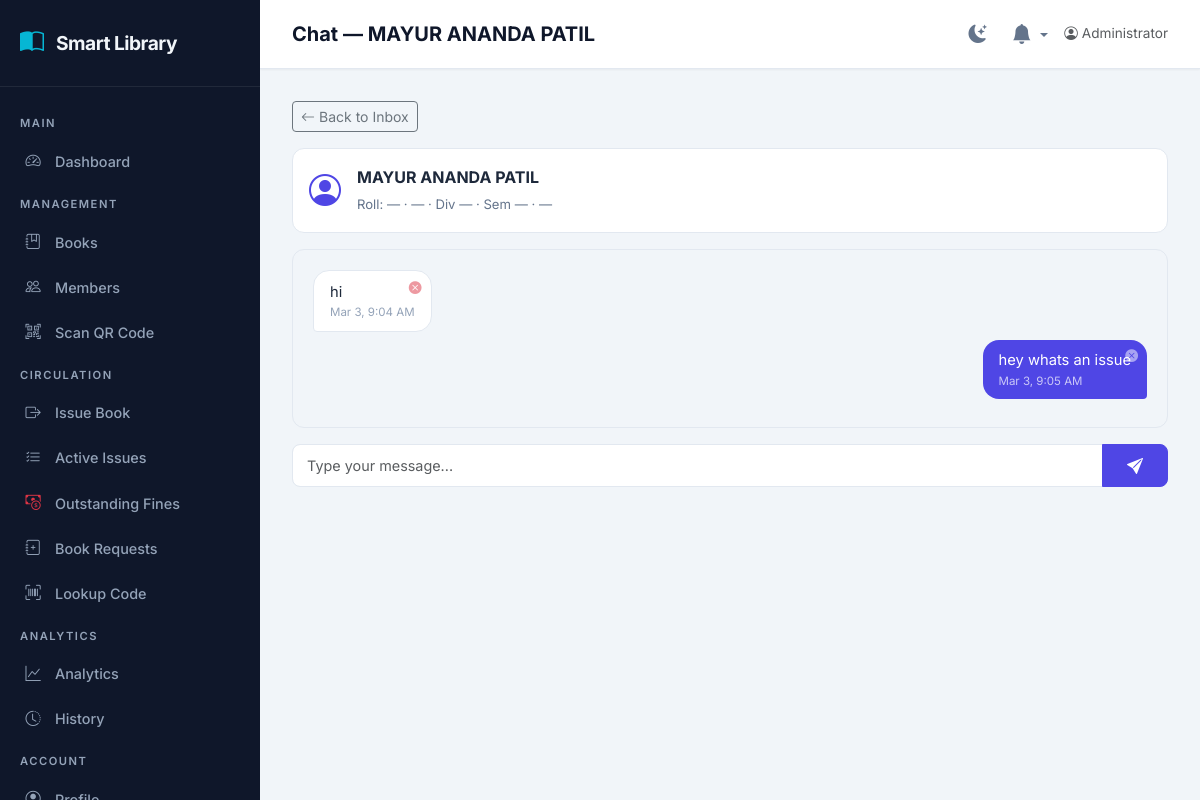
The page /admin/chat/2 (signed in) on the database its author committed.
### app/models.py (models this page shows, shortened)
class User(UserMixin, db.Model):
    __tablename__ = 'users'
    id = db.Column(db.Integer, primary_key=True)
    name = db.Column(db.String(120), nullable=False)
    email = db.Column(db.String(120), unique=True, nullable=False, index=True)
    password_hash = db.Column(db.String(256), nullable=False)
    role = db.Column(db.String(20), nullable=False, default='user', index=True)
    status = db.Column(db.String(20), nullable=False, default='active', index=True)
    created_at = db.Column(db.DateTime, nullable=False, default=datetime.utcnow)
    last_active_at = db.Column(db.DateTime, nullable=True)
    roll_number = db.Column(db.String(50), nullable=True, index=True)
    phone = db.Column(db.String(20), nullable=True)
    division = db.Column(db.String(20), nullable=True)
    department = db.Column(db.String(100), nullable=True)
    semester = db.Column(db.Integer, nullable=True)
    issued_books = db.relationship('IssuedBook', backref='user', lazy='dynamic')
    saved_books = db.relationship('SavedBook', backref='user', lazy='dynamic', cascade='all, delete-orphan')
    reviews = db.relationship('Review', backref='user', lazy='dynamic', cascade='all, delete-orphan')
    book_requests = db.relationship('BookRequest', backref='requester', lazy='dynamic', cascade='all, delete-orphan')
    @property
    def is_admin(self):
        return self.role and self.role.strip().lower() == 'admin'

class Message(db.Model):
    __tablename__ = 'messages'
    id = db.Column(db.Integer, primary_key=True)
    sender_id = db.Column(db.Integer, db.ForeignKey('users.id'), nullable=False, index=True)
    receiver_id = db.Column(db.Integer, db.ForeignKey('users.id'), nullable=False, index=True)
    content = db.Column(db.Text, nullable=False)
    is_read = db.Column(db.Boolean, default=False, index=True)
    created_at = db.Column(db.DateTime, nullable=False, default=datetime.utcnow)
    sender = db.relationship('User', foreign_keys=[sender_id], backref='sent_messages')
    receiver = db.relationship('User', foreign_keys=[receiver_id], backref='received_messages')

### app/routes/admin.py (the view, shortened to what this page needs)
@admin_bp.route('/chat/<int:student_id>', methods=['GET', 'POST'])
@admin_required
def chat_with_student(student_id):
    from flask_login import current_user
    from flask import jsonify
    from sqlalchemy import or_, and_
    student = User.query.get_or_404(student_id)
    if student.role != 'user':
        flash('Invalid student.', 'danger')
        return redirect(url_for('admin.chat_inbox'))
    Message.query.filter_by(
        sender_id=student_id, receiver_id=current_user.id, is_read=False
    ).update({'is_read': True})
    db.session.commit()
    messages = Message.query.filter(
        or_(
            and_(Message.sender_id == current_user.id, Message.receiver_id == student_id),
            and_(Message.sender_id == student_id, Message.receiver_id == current_user.id),
        )
    ).order_by(Message.created_at.asc()).all()
    return render_template('admin/chat.html', student=student, messages=messages)

### app/models.py (called while the page is built)
@login_manager.user_loader
def load_user(user_id):
    return User.query.get(int(user_id))

### app/routes/admin.py (called while the page is built)
@admin_bp.before_request
@login_required
def before_request():
    from datetime import datetime
    if current_user.is_authenticated:
        current_user.last_active_at = datetime.utcnow()
        db.session.commit()

### app/templates/admin/chat.html (shortened to what this page needs)
{% extends "admin/layout.html" %}
{% block page_title %}Chat — {{ student.name }}{% endblock %}
{% block content %}
<a href="{{ url_for('admin.chat_inbox') }}" class="btn btn-outline-secondary btn-sm mb-3">
    <i class="bi bi-arrow-left me-1"></i>Back to Inbox
</a>
<div class="d-flex align-items-center gap-3 mb-3 p-3"
    style="background:var(--bg-card); border-radius:var(--radius); border:1px solid var(--border-color);">
    <i class="bi bi-person-circle" style="font-size:2rem; color:var(--primary);"></i>
    <div>
        <strong>{{ student.name }}</strong><br>
        <span style="font-size:.82rem; color:var(--text-secondary);">
            Roll: {{ student.roll_number or '—' }} · {{ student.department or '—' }} · Div {{ student.division or '—' }}
            · Sem {{ student.semester or '—' }} · {{ student.phone or '—' }}
        </span>
    </div>
</div>
<div class="chat-container" id="chatBox">
    {% if messages %}
    {% for msg in messages %}
    <div
        class="d-flex flex-column {{ 'align-items-end' if msg.sender_id == current_user.id else 'align-items-start' }}">
        <div class="chat-bubble {{ 'sent' if msg.sender_id == current_user.id else 'received' }} position-relative">
            <form action="{{ url_for('user.delete_message', message_id=msg.id) }}" method="POST" class="delete-form" onsubmit="return confirm('Delete this message?');">
                <button type="submit" class="btn btn-link p-0 {{ 'text-white' if msg.sender_id == current_user.id else 'text-danger' }} opacity-50 hover-opacity-100 delete-btn" style="position: absolute; top: 2px; right: 8px;">
                    <i class="bi bi-x-circle-fill" style="font-size: 0.8rem;"></i>
                </button>
            </form>
            {{ msg.content }}
            <div class="chat-time"><span class="local-time" data-utc="{{ msg.created_at.isoformat() }}Z"></span></div>
        </div>
    </div>
    {% endfor %}
    {% else %}
    <div class="text-center text-muted py-4">
        <i class="bi bi-chat-dots d-block" style="font-size:2rem;"></i>
        <p class="mt-2 mb-0">No messages yet. Start the conversation!</p>
    </div>
    {% endif %}
</div>
<form method="POST" class="mt-3">
    <div class="input-group">
        <input type="text" class="form-control form-control-lg" name="message" placeholder="Type your message..."
            autocomplete="off" required autofocus>
        <button type="submit" class="btn btn-primary px-4">
            <i class="bi bi-send-fill"></i>
        </button>
    </div>
</form>
{% endblock %}

### app/templates/admin/layout.html (shortened to what this page needs)
{% extends "base.html" %}
{% block body %}
<div class="admin-wrapper">
    <aside class="sidebar" id="sidebar">
        <div class="sidebar-brand">
            <i class="bi bi-book-half"></i>
            <span>Smart Library</span>
        </div>
        <ul class="sidebar-nav">
            <li class="nav-section">Main</li>
            <li class="nav-item">
                <a href="{{ url_for('admin.dashboard') }}"><i class="bi bi-speedometer2"></i> Dashboard</a>
            </li>
            <li class="nav-section">Management</li>
            <li class="nav-item">
                <a href="{{ url_for('admin.books') }}"><i class="bi bi-journal-bookmark"></i> Books</a>
            </li>
            <li class="nav-item">
                <a href="{{ url_for('admin.users') }}"><i class="bi bi-people"></i> Members</a>
            </li>
            <li class="nav-item">
                <a href="{{ url_for('admin.scan_book') }}"><i class="bi bi-qr-code-scan"></i> Scan QR Code</a>
            </li>
            <li class="nav-section">Circulation</li>
            <li class="nav-item">
                <a href="{{ url_for('admin.issue_book') }}"><i class="bi bi-box-arrow-right"></i> Issue Book</a>
            </li>
            <li class="nav-item">
                <a href="{{ url_for('admin.issued_books') }}"><i class="bi bi-list-check"></i> Active Issues</a>
            </li>
            <li class="nav-item">
                <a class="nav-link {{ 'active' if request.endpoint == 'admin.fines' else '' }}"
                    href="{{ url_for('admin.fines') }}"><i class="bi bi-cash-coin text-danger"></i> Outstanding
                    Fines</a>
            </li>
            <li class="nav-item">
                <a class="nav-link {{ 'active' if request.endpoint == 'admin.book_requests' else '' }}"
                    href="{{ url_for('admin.book_requests') }}"><i class="bi bi-journal-plus"></i> Book Requests</a>
            </li>
            <li class="nav-item">
                <a class="nav-link {{ 'active' if request.endpoint == 'admin.lookup_code' else '' }}"
                    href="{{ url_for('admin.lookup_code') }}"><i class="bi bi-upc-scan"></i> Lookup Code</a>
            </li>
            <li class="nav-section">Analytics</li>
            <li class="nav-item">
                <a href="{{ url_for('admin.reports') }}"><i class="bi bi-graph-up"></i> Analytics</a>
            </li>
            <li class="nav-item">
                <a href="{{ url_for('admin.history') }}"><i class="bi bi-clock-history"></i> History</a>
            </li>
            <li class="nav-section">Account</li>
            <li class="nav-item">
                <a href="{{ url_for('admin.admin_profile') }}"><i class="bi bi-person-circle"></i> Profile</a>
            </li>
        </ul>
    </aside>
    <div class="admin-content">
        <header class="admin-topbar">
            <h1 class="page-title">{% block page_title %}Dashboard{% endblock %}</h1>
            <div class="d-flex align-items-center gap-3">
                <button class="theme-toggle-btn theme-toggle-click" title="Toggle theme">
                    <i class="bi bi-moon-stars-fill theme-toggle-icon"></i>
                </button>
                <div class="dropdown">
                    <a href="#" class="position-relative text-decoration-none dropdown-toggle" role="button"
                        data-bs-toggle="dropdown" aria-expanded="false" style="color: var(--text-secondary);"
                        id="notifDropdown">
                        <i class="bi bi-bell-fill" style="font-size: 1.25rem;"></i>
                    </a>
                </div>
                <span class="text-muted" style="font-size:.85rem;">
                    <i class="bi bi-person-circle me-1"></i>{{ current_user.name }}
                </span>
            </div>
        </header>
        <main class="admin-main">
            {% block content %}{% endblock %}
        </main>
    </div>
</div>
{% endblock %}

### app/static/css/style.css (style rules this page uses)
:root { --primary: #4f46e5; --primary-hover: #4338ca; --primary-light: #eef2ff; --secondary: #0f172a; --accent: #06b6d4; --accent-hover: #0891b2; --success: #10b981; --warning: #f59e0b; --danger: #ef4444; --bg-body: #f1f5f9; --bg-card: #ffffff; --bg-sidebar: #1e293b; --text-primary: #1e293b; --text-secondary: #64748b; --text-light: #94a3b8; --border-color: #e2e8f0; --shadow-sm: 0 1px 2px rgba(0, 0, 0, 0.05); --shadow-md: 0 4px 6px -1px rgba(0, 0, 0, 0.1); --shadow-lg: 0 10px 15px -3px rgba(0, 0, 0, 0.1); --radius: 0.75rem; --radius-sm: 0.5rem; --transition: all 0.2s ease; --sidebar-width: 260px; --font-family: 'Inter', -apple-system, BlinkMacSystemFont, 'Segoe UI', Roboto, sans-serif; }
* { box-sizing: border-box; }
body { font-family: var(--font-family); background: var(--bg-body); color: var(--text-primary); line-height: 1.6; min-height: 100vh; }
a { color: var(--primary); text-decoration: none; transition: var(--transition); }
.admin-wrapper { display: flex; min-height: 100vh; }
.sidebar { width: var(--sidebar-width); background: linear-gradient(180deg, var(--secondary) 0%, #0f172a 100%); color: #cbd5e1; position: fixed; top: 0; left: 0; bottom: 0; z-index: 1000; overflow-y: auto; transition: var(--transition); }
.sidebar-brand { padding: 1.5rem 1.25rem; border-bottom: 1px solid rgba(255, 255, 255, 0.08); display: flex; align-items: center; gap: 0.75rem; }
.sidebar-brand i { font-size: 1.5rem; color: var(--accent); }
.sidebar-brand span { font-weight: 700; font-size: 1.2rem; color: #f1f5f9; letter-spacing: -0.5px; }
.sidebar-nav { padding: 1rem 0; list-style: none; margin: 0; }
.sidebar-nav .nav-section { padding: 0.75rem 1.25rem 0.35rem; font-size: 0.7rem; text-transform: uppercase; letter-spacing: 1.5px; color: var(--text-light); font-weight: 600; }
.sidebar-nav .nav-item a { display: flex; align-items: center; gap: 0.75rem; padding: 0.65rem 1.25rem; color: #94a3b8; font-weight: 500; font-size: 0.9rem; border-left: 3px solid transparent; transition: var(--transition); }
.sidebar-nav .nav-item a i { width: 20px; text-align: center; font-size: 0.95rem; }
.admin-content { margin-left: var(--sidebar-width); flex: 1; min-height: 100vh; display: flex; flex-direction: column; }
.admin-topbar { background: var(--bg-card); padding: 1rem 2rem; border-bottom: 1px solid var(--border-color); display: flex; justify-content: space-between; align-items: center; box-shadow: var(--shadow-sm); }
.admin-topbar .page-title { font-weight: 700; font-size: 1.25rem; color: var(--secondary); margin: 0; }
.admin-main { padding: 2rem; flex: 1; }
.btn-primary { background: var(--primary) !important; border-color: var(--primary) !important; border-radius: var(--radius-sm); font-weight: 600; padding: 0.5rem 1.25rem; transition: var(--transition); }
.form-control, .form-select { border-radius: var(--radius-sm); border: 1.5px solid var(--border-color); padding: 0.6rem 0.875rem; font-size: 0.9rem; transition: var(--transition); }
.chat-bubble .delete-btn { opacity: 0; transition: opacity 0.2s ease; }
.theme-toggle-btn { background: none; border: none; cursor: pointer; color: var(--text-secondary); padding: 0.4rem; border-radius: 50%; width: 36px; height: 36px; display: inline-flex; align-items: center; justify-content: center; transition: all 0.3s ease; position: relative; }
.theme-toggle-btn i { font-size: 1.15rem; transition: transform 0.4s cubic-bezier(0.34, 1.56, 0.64, 1); }

### app/templates/admin/chat.html (style rules this page uses)
.chat-container { max-height: 55vh; overflow-y: auto; padding: 1.25rem; background: var(--bg-light); border-radius: var(--radius); border: 1px solid var(--border-color); }
.chat-bubble { max-width: 75%; padding: .65rem 1rem; border-radius: 1rem; margin-bottom: .5rem; font-size: .92rem; line-height: 1.4; word-wrap: break-word; }
.chat-bubble.sent { background: var(--primary); color: #fff; margin-left: auto; border-bottom-right-radius: 4px; }
.chat-bubble.received { background: var(--bg-card); color: var(--text-primary); border: 1px solid var(--border-color); border-bottom-left-radius: 4px; }
.chat-time { font-size: .72rem; color: var(--text-light); margin-top: 2px; }
.chat-bubble.sent .chat-time { color: rgba(255, 255, 255, .7); }

### rows shown on the page
User: name "MAYUR ANANDA PATIL", roll_number "—", department "—", division "—", semester "—", phone "—"
User: name "Administrator"
Message: content "hi"
Message: content "hey whats an issue"
